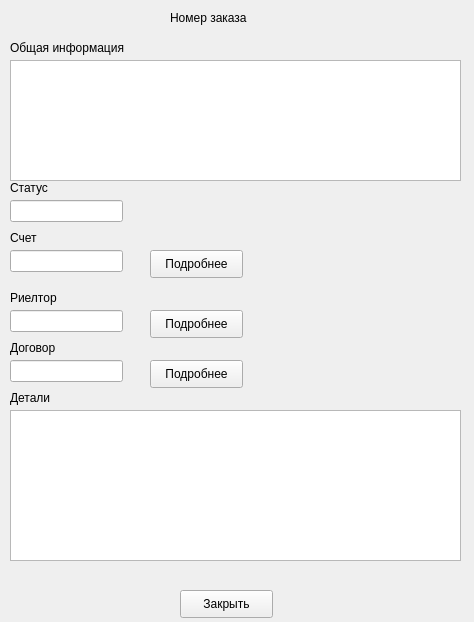
<?xml version="1.0" encoding="UTF-8"?>
<ui version="4.0">
 <class>Form</class>
 <widget class="QWidget" name="Form">
  <property name="geometry">
   <rect>
    <x>0</x>
    <y>0</y>
    <width>474</width>
    <height>622</height>
   </rect>
  </property>
  <property name="windowTitle">
   <string>Form</string>
  </property>
  <widget class="QLabel" name="orderNumberLbl">
   <property name="geometry">
    <rect>
     <x>170</x>
     <y>10</y>
     <width>101</width>
     <height>16</height>
    </rect>
   </property>
   <property name="text">
    <string>Номер заказа</string>
   </property>
  </widget>
  <widget class="QPlainTextEdit" name="commonInfoTextEdit">
   <property name="geometry">
    <rect>
     <x>10</x>
     <y>60</y>
     <width>451</width>
     <height>121</height>
    </rect>
   </property>
  </widget>
  <widget class="QLabel" name="commonInfoLbl">
   <property name="geometry">
    <rect>
     <x>10</x>
     <y>40</y>
     <width>151</width>
     <height>16</height>
    </rect>
   </property>
   <property name="text">
    <string>Общая информация</string>
   </property>
  </widget>
  <widget class="QLineEdit" name="statusLineEdit">
   <property name="geometry">
    <rect>
     <x>10</x>
     <y>200</y>
     <width>113</width>
     <height>22</height>
    </rect>
   </property>
   <property name="text">
    <string/>
   </property>
  </widget>
  <widget class="QLineEdit" name="billingLineEdit">
   <property name="geometry">
    <rect>
     <x>10</x>
     <y>250</y>
     <width>113</width>
     <height>22</height>
    </rect>
   </property>
   <property name="text">
    <string/>
   </property>
  </widget>
  <widget class="QLabel" name="label_3">
   <property name="geometry">
    <rect>
     <x>10</x>
     <y>180</y>
     <width>151</width>
     <height>16</height>
    </rect>
   </property>
   <property name="text">
    <string>Статус</string>
   </property>
  </widget>
  <widget class="QLabel" name="label_4">
   <property name="geometry">
    <rect>
     <x>10</x>
     <y>230</y>
     <width>55</width>
     <height>16</height>
    </rect>
   </property>
   <property name="text">
    <string>Счет</string>
   </property>
  </widget>
  <widget class="QPushButton" name="billingBtn">
   <property name="geometry">
    <rect>
     <x>150</x>
     <y>250</y>
     <width>93</width>
     <height>28</height>
    </rect>
   </property>
   <property name="text">
    <string>Подробнее</string>
   </property>
  </widget>
  <widget class="QLabel" name="label_5">
   <property name="geometry">
    <rect>
     <x>10</x>
     <y>290</y>
     <width>55</width>
     <height>16</height>
    </rect>
   </property>
   <property name="text">
    <string>Риелтор</string>
   </property>
  </widget>
  <widget class="QPushButton" name="realtorBtn">
   <property name="geometry">
    <rect>
     <x>150</x>
     <y>310</y>
     <width>93</width>
     <height>28</height>
    </rect>
   </property>
   <property name="text">
    <string>Подробнее</string>
   </property>
  </widget>
  <widget class="QLineEdit" name="realtorLineEdit">
   <property name="geometry">
    <rect>
     <x>10</x>
     <y>310</y>
     <width>113</width>
     <height>22</height>
    </rect>
   </property>
   <property name="text">
    <string/>
   </property>
  </widget>
  <widget class="QListWidget" name="detailsLineEdit">
   <property name="geometry">
    <rect>
     <x>10</x>
     <y>410</y>
     <width>451</width>
     <height>151</height>
    </rect>
   </property>
  </widget>
  <widget class="QLabel" name="label_6">
   <property name="geometry">
    <rect>
     <x>10</x>
     <y>390</y>
     <width>55</width>
     <height>16</height>
    </rect>
   </property>
   <property name="text">
    <string>Детали</string>
   </property>
  </widget>
  <widget class="QPushButton" name="closeBtn">
   <property name="geometry">
    <rect>
     <x>180</x>
     <y>590</y>
     <width>93</width>
     <height>28</height>
    </rect>
   </property>
   <property name="text">
    <string>Закрыть</string>
   </property>
  </widget>
  <widget class="QLabel" name="label_7">
   <property name="geometry">
    <rect>
     <x>10</x>
     <y>340</y>
     <width>55</width>
     <height>16</height>
    </rect>
   </property>
   <property name="text">
    <string>Договор</string>
   </property>
  </widget>
  <widget class="QPushButton" name="contractBtn">
   <property name="geometry">
    <rect>
     <x>150</x>
     <y>360</y>
     <width>93</width>
     <height>28</height>
    </rect>
   </property>
   <property name="text">
    <string>Подробнее</string>
   </property>
  </widget>
  <widget class="QLineEdit" name="contractLineEdit">
   <property name="geometry">
    <rect>
     <x>10</x>
     <y>360</y>
     <width>113</width>
     <height>22</height>
    </rect>
   </property>
   <property name="text">
    <string/>
   </property>
  </widget>
 </widget>
 <resources/>
 <connections/>
</ui>
